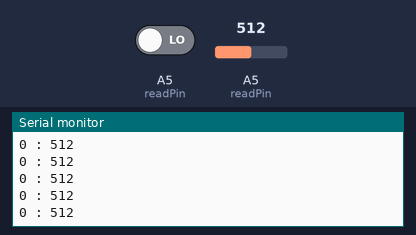
Recording of a sketch running on a simulated Arduino Uno, built with avr-gcc and run on an emulated ATmega328P. Parts: the last lines printed to the serial monitor. Inputs (shaded band) come from the test bench; at power-on: A5 (readPin) = 512, A5 (readPin) LOW.

Above: at 1.2 s.
1.3 s: A5 (readPin) set to 716
At 1.31 s:
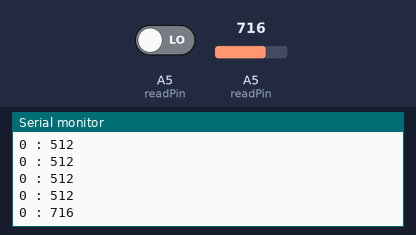
2.8 s: A5 (readPin) driven HIGH
At 2.82 s:
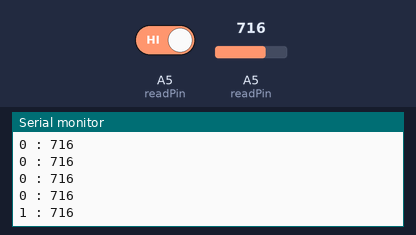
4.3 s: A5 (readPin) set to 900
At 4.32 s:
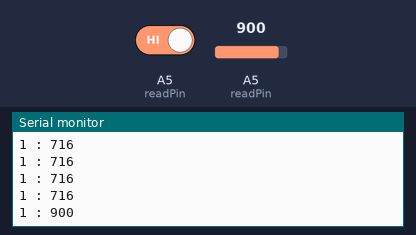
5.8 s: A5 (readPin) driven LOW
At 5.83 s:
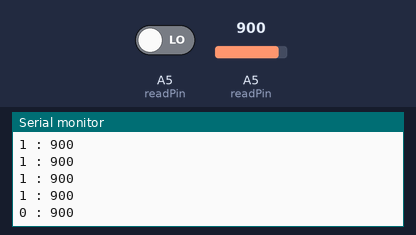
Timing chart, 0 to 8.3 s (numbered marks = the images above; inputs shaded):
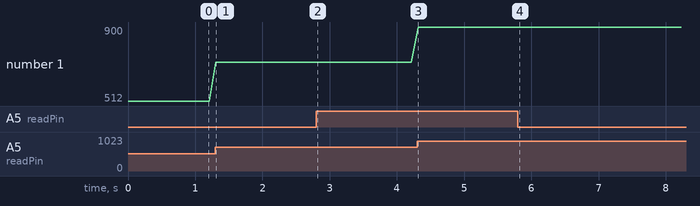

The sketch:

2017-IoT-A-RYUL-02-CODE-01.ino
```cpp
/*
  Check Infra-Red Sensitive Photoregister
*/

const int readPin = A5;

int delayTime = 100;

void setup()
{
  pinMode(readPin, INPUT);
  Serial.begin(9600);
}
void loop()
{
  Serial.print(digitalRead(readPin));
  Serial.print(" : ");
  Serial.print(analogRead(readPin));
  Serial.println();
  delay(delayTime);
}
```

Measured:
- after the input at 1.3 s, the serial monitor: prints a new line at once (image 1)
- after the input at 2.8 s, the serial monitor: prints a new line at once (image 2)
- after the input at 4.3 s, the serial monitor: prints a new line at once (image 3)
- after the input at 5.8 s, the serial monitor: prints a new line at once (image 4)
- plotted number 1: 512 → 716 after the input at 1.3 s, 716 → 900 after the input at 4.3 s
